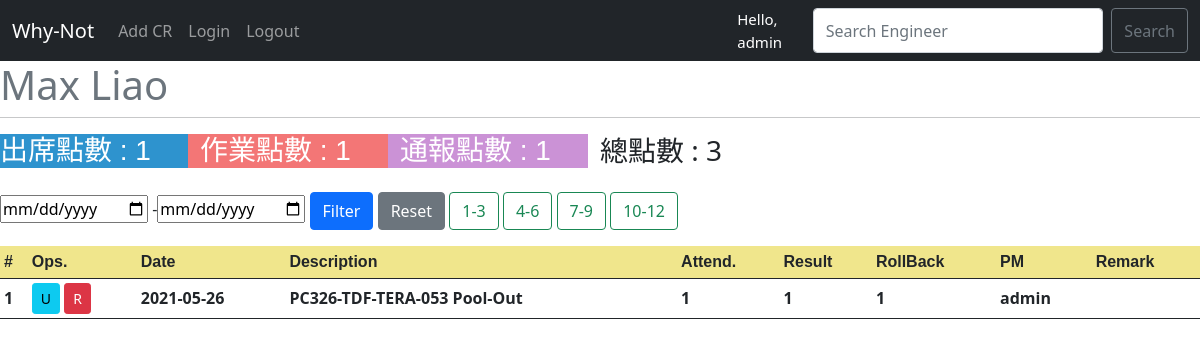
Screenshot of /4/ (signed in) with the database file from the repository.
### cr/models.py (models this page shows, shortened)
class Engineer(models.Model):
    name = models.CharField(max_length=20)
    eng_id = models.CharField(max_length=50)
    eng_department = models.CharField(max_length=100)
    created_date = models.DateField(default=datetime.now)
    eng_active = models.BooleanField()

class Task(models.Model):
    class Meta:
        ordering = ['cr_date']
    user = models.ForeignKey(Engineer, on_delete=models.CASCADE)
    pm = models.ForeignKey(st.AUTH_USER_MODEL, null=True, on_delete=models.SET_NULL)
    cr_date = models.DateField()
    project_name = models.CharField(max_length=200, blank=True)
    cr_description = models.CharField(max_length=100)
    cr_project_code = models.CharField(max_length=100, blank=True)
    attendance_point = models.SmallIntegerField(
        choices=(
        (0, "0"),
        (1, "1"),
    )
    )
    result_point = models.SmallIntegerField(
        choices=(
        (0, "0"),
        (1, "1"),
    )
    )
    rollback_point = models.SmallIntegerField(
        blank=True,
        null=True,
        default=0,
        choices=(
        (0, "0"),
        (1, "1"),
    )
    )
    remark = models.CharField(max_length=100, blank=True)

### cr/views.py (the view)
# urls.py: path('<int:user_id>/', views.detail, name='detail'),
def detail(request, user_id):
    user = get_object_or_404(Engineer, pk=user_id)
    current_user = request.user.username
    eng = Engineer.objects.get(pk=user_id)
    caption_text = ""
    if request.GET.get('s1') == '13':
        year = datetime.date.today().year
        query_set = user.task_set.filter(cr_date__range=[f"{year}-01-01", f"{year}-03-31"])
        myFilter = TaskFilter(request.GET, queryset=query_set)
        task_date = myFilter.qs
        caption_text = "1-3月紀錄"
    elif request.GET.get('s2') == '46':
        year = datetime.date.today().year
        query_set = user.task_set.filter(cr_date__range=[f"{year}-04-01", f"{year}-06-30"])
        myFilter = TaskFilter(request.GET, queryset=query_set)
        task_date = myFilter.qs
        caption_text = "4-6月紀錄"
    elif request.GET.get('s3') == '79':
        year = datetime.date.today().year
        query_set = user.task_set.filter(cr_date__range=[f"{year}-07-01", f"{year}-09-30"])
        myFilter = TaskFilter(request.GET, queryset=query_set)
        task_date = myFilter.qs
        caption_text = "7-9月紀錄"
    elif request.GET.get('s4') == '1012':
        year = datetime.date.today().year
        query_set = user.task_set.filter(cr_date__range=[f"{year}-10-01", f"{year}-12-31"])
        myFilter = TaskFilter(request.GET, queryset=query_set)
        task_date = myFilter.qs
        caption_text = "10-12月紀錄"
    else:
        task_date = user.task_set.all()
        myFilter = TaskFilter(request.GET, queryset=task_date)
        task_date = myFilter.qs
    attendance_p = task_date.aggregate(Sum('attendance_point'))
    result_p = task_date.aggregate(Sum('result_point'))
    rollback_p = task_date.aggregate(Sum('rollback_point'))
    total_p = 0
    for k1, v1 in attendance_p.items():
        for k2, v2 in result_p.items():
            for k3, v3 in rollback_p.items():
                if attendance_p[k1] and result_p[k2] and rollback_p[k3] is not None:
                    total_p = attendance_p[k1]+result_p[k2]+rollback_p[k3]
                else:
                    attendance_p[k1] = 0
                    result_p[k2] = 0
                    rollback_p[k3] = 0
    context = {
        'current_user': current_user,
        'user': user,
        'att_p': attendance_p,
        'result_p': result_p,
        'myFilter': myFilter,
        'task_date': task_date,
        'caption_text':caption_text,
        'rollback_p': rollback_p,
        'total_p': total_p,
    }
    return render(request, 'detail.html', context)

### cr/templates/detail.html (shortened to what this page needs)
{% extends 'base.html' %}
{% load crispy_forms_tags %}
{% block content %}
<div class="col">
  <div class="row">
    <small class="text-muted center h1">{{ user.name }}</small><hr/>
    <dl class="row">
      {% for key, value in att_p.items %}
      <dt class="col-sm-2 text-white h3 attendance">出席點數 : {{ value }}</dt>
      {% endfor %}
      {% for key, value in result_p.items %}
      <dt class="col-sm-2  text-white h3 result">作業點數 : {{ value }}</dt>
      {% endfor %}
      {% for key, value in rollback_p.items %}
      <dt class="col-sm-2  text-white h3 rollback">通報點數 : {{ value }}</dt>
      {% endfor %}
      <dt class="col-sm-2  text-dark h3">總點數 : {{ total_p }}</dt>
    </dl>
    <form method="GET" >
      <div class="row">
        <div class="col-10 pb-3">
          {{ myFilter.form}}
          <button class="btn btn-primary" type="submit">Filter</button>
          <a class="btn btn-secondary" href="{% url 'detail' user.id %}">Reset</a>
          <button class="btn btn-outline-success" type="submit" name="s1" value="13">1-3</button>
          <button class="btn btn-outline-success" type="submit" name="s2" value="46">4-6</button>
          <button class="btn btn-outline-success" type="submit" name="s3" value="79">7-9</button>
          <button class="btn btn-outline-success " type="submit" name="s4" value="1012">10-12</button>
        </div>
        <div class="col">
        </div>
      </div>
    </form>
  </div>
</div>
<table class="table table-sm table-hover table-responsive-sm">
    <thead class=" colbar">
      <tr>
        <th scope="col">#</th>
        {% if current_user %}
        <th scope="col">Ops.</th>
        {% else %}
        <th scope="col-sm-"> </th>
        {% endif %}
        <th scope="col">Date</th>
        <th scope="col">Description</th>
        <th scope="col">Attend.</th>
        <th scope="col">Result</th>
        <th scope="col">RollBack</th>
        <th scope="col">PM</th>
        <th scope="col">Remark</th>
      </tr>
    </thead>
    <tbody>
        {% for project in task_date %}
      <tr>
        <th class="align-middle cr_number" scope="row">{{ forloop.counter }}</th>
            <td>
              <span class="user">
              {% if request.user == project.pm %}
              <a class="btn btn-sm btn-info" href="{% url 'update-cr' user.id project.id %}">U</a>
              <a class="btn btn-sm btn-danger" href="{% url 'delete-cr' user.id project.id %}">R</a>
              </span>
              {% endif %}
            </td>
            <td class=" align-middle cr_date ">{{ project.cr_date|date:"Y-m-d" }}</td>
            <td class=" align-middle description ">{{ project.cr_description }}</td>
            <td class=" align-middle attend_point ">{{ project.attendance_point }}</td>
            <td class=" align-middle result_point ">{{ project.result_point }}</td>
            <td class=" align-middle result_point ">{{ project.rollback_point }}</td>
            <td class=" align-middle cr_pm">{{ project.pm.username }}</td>
            <td class=" align-middle cr_remark">{{ project.remark }}</td>
        {% endfor %}
        <caption>{{ caption_text }}</caption>
      </tr>
    </tbody>
  </table>
{% endblock content %}

### cr/templates/base.html (shortened to what this page needs)
<!doctype html>
<html lang="en">
  <head>
    <link href="https://cdn.jsdelivr.net/npm/bootstrap@5.0.1/dist/css/bootstrap.min.css" rel="stylesheet">
  </head>
  <nav class="navbar navbar-expand-lg navbar-dark bg-dark">
    <div class="container-fluid">
      <a class="navbar-brand" href="{% url 'home' %}">Why-Not</a>
      <div class="collapse navbar-collapse" id="navbarSupportedContent">
        <ul class="navbar-nav me-auto mb-2 mb-lg-0">
          <li class="nav-item">
            <a class="nav-link" href="{% url 'add-cr' %}">Add CR</a>
          </li>
          <li class="nav-item">
            <a class="nav-link" href="{% url 'login' %}">Login</a>
          </li>
          <li class="nav-item">
            <a class="nav-link" href="{% url 'logout' %}">Logout</a>
          </li>
        </ul>
        <form class="d-flex" method="POST" action="{% url 'search' %}">
          <span class="hello-msg">Hello, {{request.user}}</span>
          <input class="form-control me-2" type="search" placeholder="Search Engineer" aria-label="Search" name="searched">
          <button class="btn btn-outline-secondary" type="submit">Search</button>
        </form>
      </div>
    </div>
  </nav>
  <body>
    {% block content %}
    {% endblock content %}
  </body>
</html>

### cr/templates/base.html (style rules this page uses)
.hello-msg { font-size: 15px; color: #fff; margin-right: 20px; }

### cr/templates/detail.html (style rules this page uses)
.result { background: rgb(243, 118, 118); font-family: Microsoft JhengHei, sans-serif; }
.attendance { background: rgb(46, 147, 206); font-family: Microsoft JhengHei, sans-serif; }
.colbar { background: khaki; font-family: cursive, sans-serif; }
.cr_date { font-size: medium; font-weight: bold; }
.description { font-size: medium; font-weight: bold; }
.attend_point { font-size: medium; font-weight: bold; }
.result_point { font-size: medium; font-weight: bold; }
.cr_pm { font-size: medium; font-weight: bold; }
.cr_remark { font-size: medium; font-weight: bold; }
.cr_number { font-size: medium; font-weight: bold; }
.rollback { background: rgb(203, 146, 214); font-family: Microsoft JhengHei, sans-serif; }

### rows the page displays
Engineer: name "Max Liao"
Task: shows "U", cr_date "2021-05-26", cr_description "PC326-TDF-TERA-053 Pool-Out", attendance_point "1", result_point "1", rollback_point "1", pm.username "admin"

### other values shown
{{ request.user }} "admin"
{{ value }} "1"
{{ total_p }} "3"
